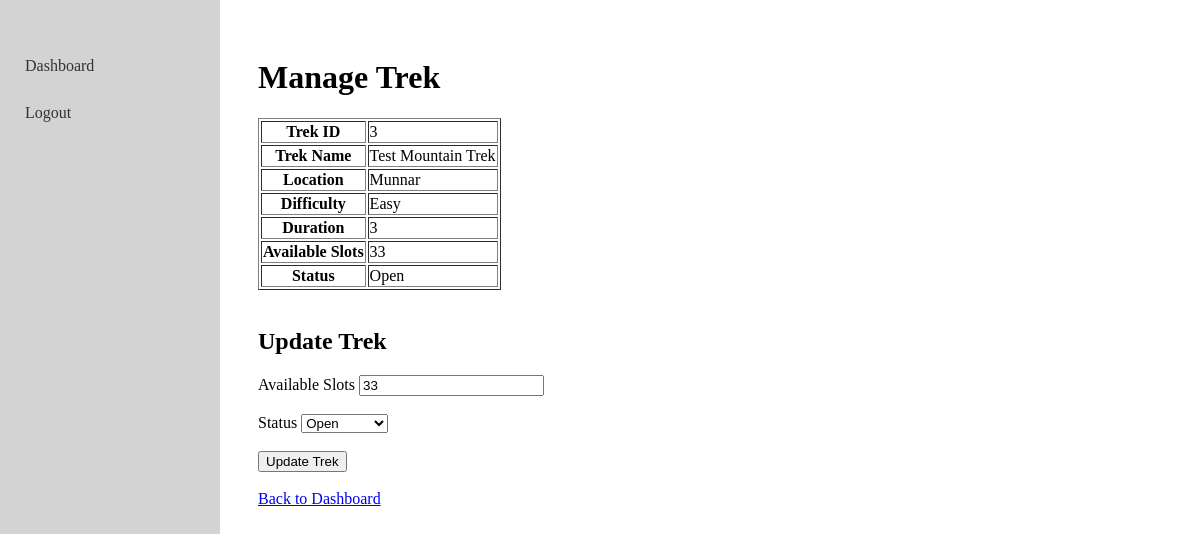
The app's page /staff/trek/3/manage (signed in) with its own data.
### tables this page shows
CREATE TABLE Trek (
        trek_id INTEGER PRIMARY KEY AUTOINCREMENT,
        trek_name TEXT NOT NULL,
        location TEXT NOT NULL,
        difficulty TEXT,
        duration INTEGER,
        available_slots INTEGER NOT NULL CHECK (available_slots >= 0),
        staff_id INTEGER,
        status TEXT NOT NULL DEFAULT 'Open',
        start_date TEXT,
        end_date TEXT,
        description TEXT,
        FOREIGN KEY (staff_id) REFERENCES StaffProfile(staff_id)
    );

### app.py (the view)
@app.route('/staff/trek/<int:trek_id>/manage')
def staff_manage_trek(trek_id):
    if not staff_required():
        return redirect('/login')
    db = get_db()
    staff = db.execute(
        'SELECT staff_id FROM StaffProfile WHERE user_id = ?',
        (session['user_id'],)
    ).fetchone()
    trek = db.execute(
        'SELECT * FROM Trek WHERE trek_id = ? AND staff_id = ?',
        (trek_id, staff['staff_id'])
    ).fetchone()
    if trek is None:
        return "You are not assigned to this trek"
    return render_template(
        'staff_manage_trek.html',
        trek=trek
    )

### app.py (called while the page is built)
def get_db():
    db = getattr(g, '_database', None)
    if db is None:
        db = g._database = sqlite3.connect(DATABASE)
        db.row_factory = sqlite3.Row
    return db

@app.teardown_appcontext
def close_connection(exception):
    db = getattr(g, '_database', None)
    if db is not None:
        db.close()

def staff_required():
    if 'user_id' not in session or session.get('role') != 'Trek Staff':
        return False
    return True

### templates/staff_manage_trek.html (shortened to what this page needs)
{% extends "base.html" %}
{% block content %}
<h1>Manage Trek</h1>
<table border="1">
    <tr>
        <th>Trek ID</th>
        <td>{{ trek['trek_id'] }}</td>
    </tr>
    <tr>
        <th>Trek Name</th>
        <td>{{ trek['trek_name'] }}</td>
    </tr>
    <tr>
        <th>Location</th>
        <td>{{ trek['location'] }}</td>
    </tr>
    <tr>
        <th>Difficulty</th>
        <td>{{ trek['difficulty'] }}</td>
    </tr>
    <tr>
        <th>Duration</th>
        <td>{{ trek['duration'] }}</td>
    </tr>
    <tr>
        <th>Available Slots</th>
        <td>{{ trek['available_slots'] }}</td>
    </tr>
    <tr>
        <th>Status</th>
        <td>{{ trek['status'] }}</td>
    </tr>
</table>
<br>
<h2>Update Trek</h2>
<form action="/staff/trek/{{ trek['trek_id'] }}/update"
      method="POST">
    <label>Available Slots</label>
    <input type="number"
           name="available_slots"
           value="{{ trek['available_slots'] }}"
           min="0"
           required>
    <br><br>
    <label>Status</label>
    <select name="status">
        <option value="Open"
            {% if trek['status'] == 'Open' %}selected{% endif %}>
            Open
        </option>
    </select>
    <br><br>
    <button type="submit">
        Update Trek
    </button>
</form>
<br>
<a href="/staff/dashboard">
    Back to Dashboard
</a>
{% endblock %}

### records on screen
Trek: trek_id "3", trek_name "Test Mountain Trek", location "Munnar", difficulty "Easy", duration "3", available_slots "33", status "Open"
